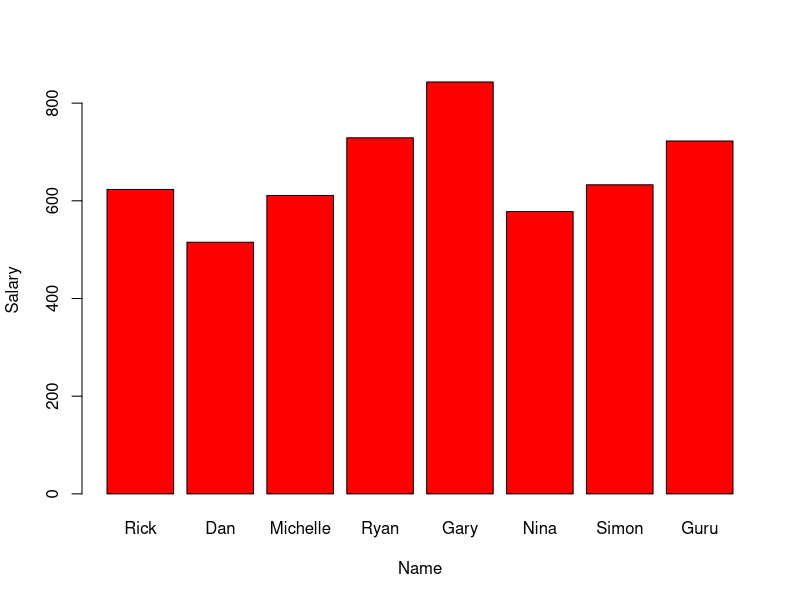

Reproduce this figure in R.
####################################################
#                     Bar chart                   #
##################################################

rm(list = ls())

dat<-read.csv('office.csv')

# Create data for the graph.
Emp_salary <- dat$salary
Emp_name <- dat$name
Emp_start_date <- dat$start_date

# Plot the bar chart 
barplot(Emp_salary,names.arg=Emp_name, xlab = 'Name', ylab = 'Salary',col='red')

